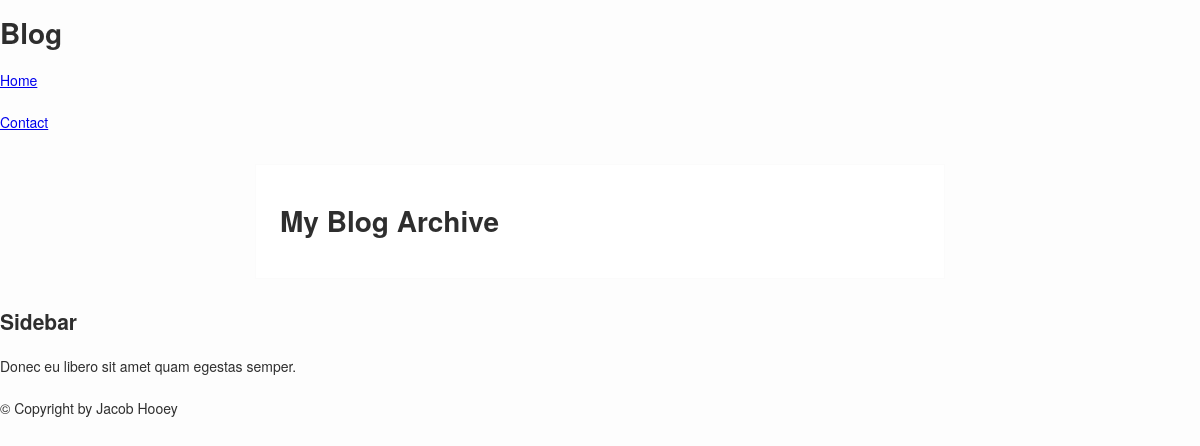
/, run on an earlier commit of the app's database.
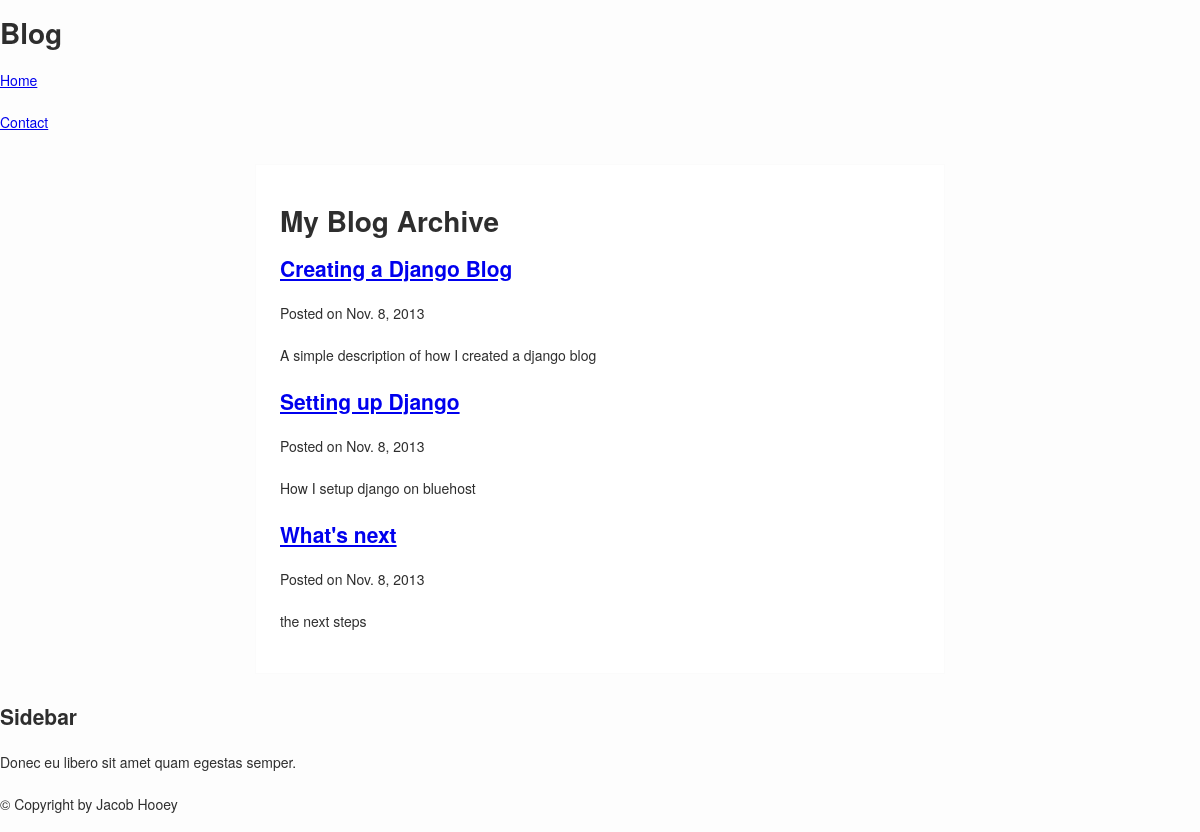
And on a later commit of the database.
### blog/models.py (models this page shows, shortened)
class Post(models.Model):
    title = models.CharField(max_length=255)
    author = models.CharField(max_length=255, default='Jacob Hooey')
    slug = models.SlugField(unique=True, max_length=255)
    category = models.CharField(max_length=255)
    description = models.CharField(max_length=255)
    content = models.TextField()
    published = models.BooleanField(default=True)
    created = models.DateTimeField(auto_now_add=True)
    def get_absolute_url(self):
        return reverse( 'blog.views.post', args=[str(self.slug)])

### blog/views.py (the view)
# urls.py: url(r'^$', 'blog.views.index'),
def index(request):
    posts = Post.objects.filter(published=True)
    return render(request, 'blog/index.html', {'posts': posts})

### pompouspanda/templates/blog/index.html (shortened to what this page needs)
{% extends 'blog/base.html' %}
{% block content %}
	<h1>My Blog Archive</h1>
	<section class="posts">
	{% for post in posts %}
		<div class="post">
			<h1>
				<a href="{{post.get_absolute_url}}">
					{{post.title}}
				</a>
			</h1>
			<div class="post-footer">
				Posted on
				<time datetime="{{post.created|date:"c"}}">
					{{post.created|date}}
				</time>
			</div>
			<p>
				{{post.description}}
			</p>
		</div>
	{% endfor %}
	</section>
{% endblock %}

### pompouspanda/templates/blog/base.html (shortened to what this page needs)
<!DOCTYPE html>
<html lang="en">
<head>
	<link rel="stylesheet" href="{{STATIC_URL}}style.css">
</head>
<body>
	<header class="page-header">
		<h1>Blog</h1>
		<nav>
			<p><a href="/">Home</a></p>
			<p><a href="/contact">Contact</a></p>
		</nav>
	</header>
	<div class="content">
		{% block content %}
		{% endblock %}
	</div>
	{% block siderbar %}
	<aside class="sidebar">
		<h2>Sidebar</h2>
		<p>Donec eu libero sit amet quam egestas semper.</p>
	</aside>
	{% endblock %}
	<footer class="page-footer">
		<p>
			&copy; Copyright  by Jacob Hooey
		</p>
	</footer>
</body>
</html>

### pompouspanda/static/style.css (style rules this page uses)
body { background-color: #fdfdfd; color: #2e2e2e; margin: 0; padding: 0; font-size: 14px; line-height: 28px; font-family: 'Helvetica Neue', Helvetica, Arial, sans-serif; }
div.content { border: 1px solid #fbfbfb; background-color: #fff; max-width: 640px; width: 96%; padding: 2%; margin: 28px auto; }

What changed in the data, as far as the page shows it:
added Post: title "Creating a Django Blog", created "Nov. 8, 2013", description "A simple description of how I created a django blog"
added Post: title "Setting up Django", created "Nov. 8, 2013", description "How I setup django on bluehost"
added Post: title "What's next", created "Nov. 8, 2013", description "the next steps"
